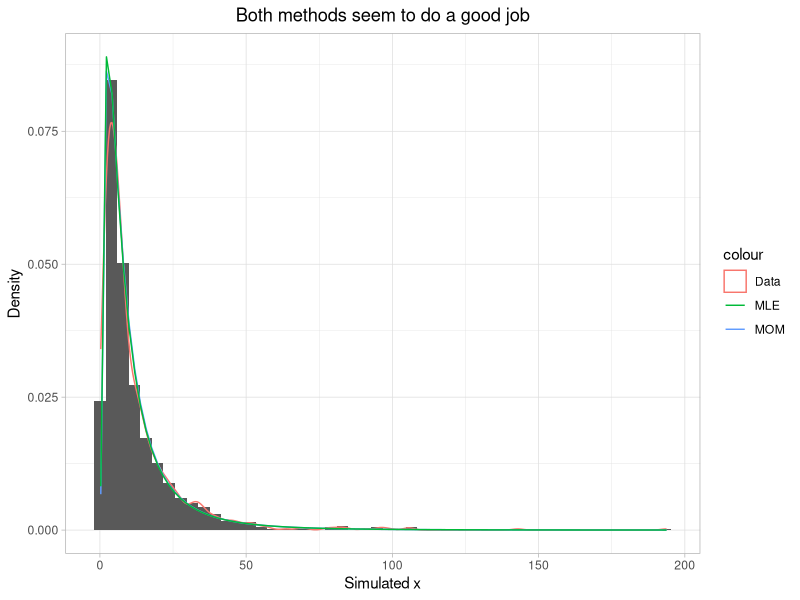

Source code (R):
# HW9: Log normal distribution
#
# In this exercise, we will study Log Normal distribution. 
# A log-normal distribution is a continuous probability distribution 
# of a random variable whose logarithm is normally distributed. 
# Thus, if the random variable X is log-normally distributed, 
# then Y = ln(X) has a normal distribution.
# Source: https://en.wikipedia.org/wiki/Log-normal_distribution
#
# 1. Set the random seed to zero and save the random seed vector to `seed`. 
#    (hint: use the command `seed <- .Random.seed`).
#    Generate 1000 samples from a log-normal distribution
#    with parameters `meanlog = 2`, `sdlog = 1`, add with random
#    noise from a normal distribution with mean 0 and standard deviation 0.05.
#    To do this, you should use:
#      - `set.seed()` to set random seed
#      - `rlnorm()` to generate random variables from log-normal distribution
#      - `rnorm()` to generate random variables from normal distribution
#    Save the generated vector into `x`.
## Do not modify this line!
set.seed(0)
seed<-.Random.seed
x<-rlnorm(1000,meanlog=2,sdlog=1)+rnorm(1000,0,0.05)

# 2. Now we want to estimate the parameters from these simulated points.
#    Let's create a function `mom_lnorm` that takes an input `par`, a
#    vector of length 2, representing respectively `meanlog` and `sdlog` 
#    in the log-normal distribution. 
#    The function will output a vector of length 2, representing respectively 
#    the expectation and variance of the log-normal distribution.
#    Note: `expectation = exp(meanlog + 0.5 * sdlog^2)`,
#          `variance = exp(2 * meanlog + sdlog^2) * (exp(sdlog^2) - 1)`.
#    Example: `mom_lnorm(c(1, 1))` would return `[1]  4.481689 34.512613`.
#    Then create a function factory `obj_lnorm_factory` that takes an input `x`
#    representing the data, and return a function which takes an input `par` as
#    parameter and returns the sum of squared error between the 
#    true mean and variance of `x` and the log-normal distribution
#    specified by `par`.
#    Example: `obj_lnorm_factory(c(0, 1))(c(1, 1))` would return `[1] 1172.712`.
## Do not modify this line!
mom_lnorm<-function(par){
  mu<-exp(par[1]+0.5*par[2]^2)
  var<-exp(2*par[1]+par[2]^2)*(exp(par[2]^2)-1)
  c(mu,var)
}
mom_lnorm(c(1, 1))
obj_lnorm_factory<-function(x){
  mu_hat<-mean(x)
  var_hat<-var(x)
  function(par){
    return(sum((mom_lnorm(par)-c(mu_hat,var_hat))^2))
  }
}
obj_lnorm_factory(c(0, 1))(c(1, 1))
# 3. (1) Create a function `par_lnorm` to estimate the parameters (the 
#    moments of the distribution) from the data.
#    Goal: estimate the parameters that minimize the squared difference
#    between the true and estimated moments with a confidence interval.
#    Input: `x`, representing the data.
#    Output: # A tibble: 2 x 5
#              parameter value     se lower upper
#              <chr>     <dbl>  <dbl> <dbl> <dbl>
#            1 mu_mom      ...    ...   ...   ...
#            2 sd_mom      ...    ...   ...   ...
#    where
#    `mu_mom` is the estimate for `meanlog`.
#    `sd_mom` is the estimate for `sdlog`.
#    `se` is the standard error of the estimate.
#    `lower` and `upper` are the lower and upper bound
#    of the 95% confidence interval.
#    You can use:
#    - `optim()` to compute the optimal value.
#      - Set startpoint as `c(1, 1)`.
#      - Set `fn` to `obj_lnorm_factory(x)`.
#      - Set `hessian` to `TRUE`.
#    - `solve()` to compute the inverse of hessian matrix.
#    - `sqrt()` and `diag()` to compute the standard error.
#    - `tibble()` to create a tibble.
#    (2) Use `par_lnorm` with the data `x` simulated in question 1 to estimate 
#    the moments. Save the tibble to `result_mom`.
#    Save the estimate of `meanlog` to scalar `mu_mom`.
#    Save the estimate of `sdlog` to scalar `sd_mom`.
## Do not modify this line!
library(purrr)
library(tidyverse)
par_lnorm<-function(x){
  fit<-optim(c(1,1),obj_lnorm_factory(x),hessian = TRUE)
  par<-fit$par
  value<-fit$value
  sd<-sqrt(diag(solve(fit$hessian)))
  return(tibble(parameter=c('mu_mom','sd_mom'),
         value=par,
         se=sd,
         lower=value-1.96*se,
         upper=value+1.96*se))
}
result_mom<-par_lnorm(x)
mu_mom<-result_mom$value[1]
sd_mom<-result_mom$value[2]
# 4. After using the method of moments, let's try maximum likelihood estimators.
#    Create a function `nll_lnorm` to calculate the negative log-likelihood
#    of our data under the parameters. The function will take two inputs `par`,
#    a vector of length two representing the moments, and `x`, the data. 
#    It returns the negative loglikelihood.
#    To do this, you can use:
#      - `dlnorm()` to calculate the likelihood
#      - specify `log = TRUE` to calculate the loglikelihood.
#    Then use your `nll_lnorm()` and `optim()` to estimate the parameters
#    (i.e. minimize the negative loglikelihood). Choose your startpoint to be `c(1, 1)`.
#    Save your estimated parameter `meanlog` into `mu_mle` and `sdlog` into `sd_mle`.
## Do not modify this line!
nll_lnorm<-function(par,x){
  return(-sum(dlnorm(x,par[1],par[2],log=TRUE)))
}
fit<-optim(c(1,1),nll_lnorm,x=x)
mu_mle<-fit$par[1]
sd_mle<-fit$par[2]
# 5. Compare the result of MOM and MLE by ploting the estimated density curves
#    together on the same plot.
#    You should first load `ggplot2` and then add a histogram and the estimated
#    density of the original `x`, then add the two estimated density curves.
#    To do this, you can use:
#      - `as.data.frame()` to tranform `x` into a dataframe.
#      - `ggplot()` to initialize a ggplot object.
#        Set `aes(x = x)`.
#      - `geom_histogram()` to add an histogram with density scale.
#        - set `y` to `..density..` in the aesthetics and specify `bins=50`.
#      - `geom_density()` to add the density curve.
#        - specify `color = "Data"`.
#      - `stat_function` to add the two curves for MOM and MLE.
#        - specify `color = "MOM"` and `color = "MLE"` for each curve.
#      - `labs()` to format the labels such that:
#        - `title = "Both methods seem to do a good job"`.
#        - `x = "Simulated x"`.
#        - `y = "Density"`.
#      - `theme_light()` to change the theme of plots.
#      - `theme()` to change the title and subtitle to the middle of the plot.
#        - Set its argument `plot.title` using `element_text(hjust = 0.5)`.
#    Save your figure into `compare_plot`.
#    
## Do not modify this line!
library(ggplot2)
compare_plot<-as.data.frame(x)%>%
  ggplot(aes(x=x))+
  geom_histogram(aes(y=..density..),bins = 50)+
  geom_density(aes(color="Data"))+
  stat_function(aes(color="MOM"),fun = dlnorm,args=list(meanlog=mu_mom,sdlog=sd_mom))+
  stat_function(aes(color="MLE"),fun = dlnorm,args=list(meanlog=mu_mle,sdlog=sd_mle))+
  labs(title = "Both methods seem to do a good job",
       x="Simulated x",
       y="Density")+
  theme_light()+
  theme(plot.title=element_text(hjust = 0.5))

compare_plot

